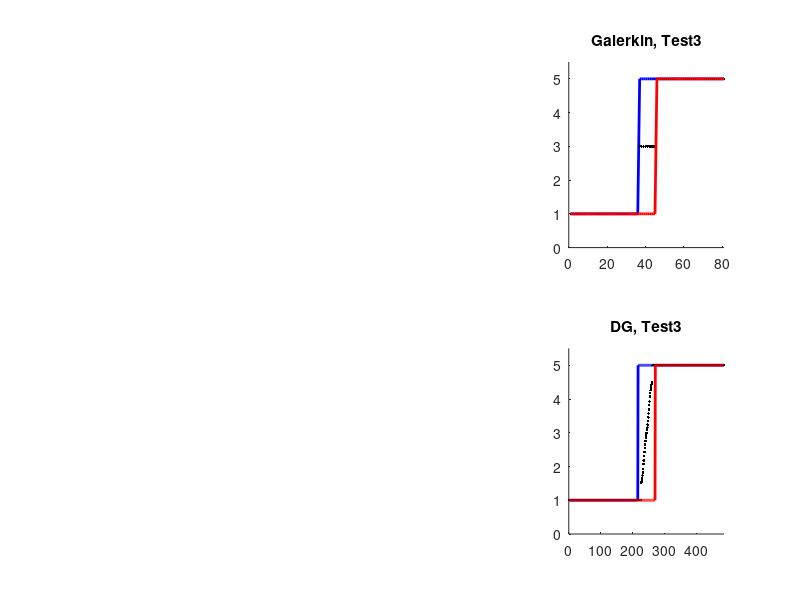

Write the MATLAB code that produced this figure.
function  Fce_abc
% Discontinuous galerkin, diffusion-reaction, piecewise linear functions
% (comparison with continuous Lagrange FEM)
% (0,L1) x (0,L2)
% boundary edges icluded !

% close all
clear all;
poradi_kresleni = 3; % choose the column in the figure

Uniform = 1; % 1=uniform or 0=nonuniform (so far 1 is working only)
toler = 1e1; % tolerance - not needed here; we only draw spectra and their bounds
max_steps = 500;
L1 = 1; L2 = 1; 
c_sigma = 2;  % sigma_p for the original problem ( >=2)
c_sigma_p = 2; % sigma_p for preconditioning problem ( >=2)

Nintervals = 10

NNN = ones(2,1)*Nintervals; % number of intervals in every direction (2D)
N1 = NNN(1); N2 = NNN(2); % number of intervals
x1 = linspace(0,L1,N1+1);
x2 = linspace(0,L2,N2+1);
if (Uniform==1) 
    h1 = L1/N1; h2 = L2/N2; 
    Ninner = (N1-1)*(N2-1);
end;
[X1,X2] = meshgrid(x1,x2);
[nodes,bnodes] = Nodes(N1,N2,L1,L2); % all nodes, including boundary nodes
elem = Elem(N1,N2,nodes);
Nele = max(size(elem))
Nnod = (N1+1)*(N2+1)
Nvox = N1*N2;  % number of pixels
more2few = More2Few(elem,Nele); % structure: elem, node_few
edge2elem = Edge2Elem(elem,Nele); 
% structure: n1,n2,e1,e2,n11,n12,n13,n21,n22,n23,m11,m12,m13,m21,m22,m23
pom = size(edge2elem);
Nedg = pom(1);
Ndof = 3*Nele;

% continuous Galerkin: ======================================
A = zeros(Nnod); % stiffness matrix
AP = A;
B = zeros(Nnod,1); % rhs
D1 = zeros(Nele,Nnod); % 2 matrices of derivatives in quadrature points (dx and dy)
D2 = zeros(Nele,Nnod);
upp1 = zeros(Nele,1);
low1 = zeros(Nele,1);
APcoord = zeros(Nele,3);
for kk = 1:Nele
    Apom = zeros(3);
    APpom = zeros(3);
    kde = elem(kk,1:3);
    nod = nodes(kde,:);
    dd = abs(det([nod(1,:)-nod(3,:);nod(2,:)-nod(3,:)]))/2;
    nod1 = [nod,ones(3,1)];
    der = inv(nod1);
    der = der(1:2,:); % d/dx, d/dy for 3 basis functions
    g = sum(nod)/3; % mass center
    aa = FA(g(1),g(2)); 
    aap = FAP(g(1),g(2));
    ff = FF(g(1),g(2));  
    rr = FR(g(1),g(2));
    rrp = FRP(g(1),g(2));    
    pom8 = [kk,kk+1*Nele];
    % derivatives [dxu1,0,dyu1]' and [0,dyu2,dxu2]' in all quad.points:    
    derr = [der(1,:);der(2,:)]; 
    pom = derr'*aa*derr;
    pomp = derr'*aap*derr;
    Apom = pom*dd + rr*[2,1,1;1,2,1;1,1,2]*h1*h2/24;  % ?correct
    APpom = pomp*dd + rrp*[2,1,1;1,2,1;1,1,2]*h1*h2/24;  % ?correct
    A(kde,kde) = A(kde,kde) + Apom;
    AP(kde,kde) = AP(kde,kde) + APpom;
    B(kde) = B(kde)+ff*dd/6;
    pom8 = sort(eig(Apom));  
    pom8p = sort(eig(APpom));  
    if (min(pom8)<-0.0001  || min(pom8p)<-0.0001) 
       disp('=========== chyba ============');  
       [pom8,pom8p]
       return; end;   
    pom9 = pinv(APpom)*Apom;   
    p9 = sort(real(eig(pom9)));
    if (abs(p9(1))<0.00001) low1(kk) = p9(2);
    else low1(kk) = p9(1); end;
    upp1(kk) = p9(end);
    APcoord(kk,:) = kde;
end;
low2 = zeros(Nnod,1)+1e8;;
upp2 = zeros(Nnod,1)-100;
APc1 = zeros(Nnod,3);
APc2 = APc1;
for kk = 1:Nele % 
    for j = 1:3
        s = elem(kk,j);
        if (low1(kk)<low2(s)) low2(s)=low1(kk); APc1(s,:) = APcoord(kk,:); end;       
        if (upp1(kk)>upp2(s)) upp2(s)=upp1(kk); APc2(s,:) = APcoord(kk,:); end;
    end;        
end;
for k = Nnod:-1:1 
if (bnodes(k)==1) A(k,:) = []; A(:,k) = []; B(k) = []; 
    AP(k,:) = []; AP(:,k) = []; 
    upp2(k) = []; low2(k) = [];
    APc1(k,:) = [];  APc2(k,:) = [];
end;
end;
% maybe better lower and upper bounds: 
 y = ContGalBounds(elem,Nele,Nnod,bnodes,low1,upp1,Ninner);
 low3 = y(1:Ninner,1);
 upp3 = y(1:Ninner,2);

%solution U:
U = A\B;
U1 = reshape(U,N1-1,N2-1);
U2 = zeros(N1+1,N2+1);
U2(2:N1,2:N2) = U1';
% subplot(2,2,1);
% surf(X1,X2,U2); 
% title('Cont G solution')
% view(15,15);

subplot(2,3,poradi_kresleni);
cla; hold on;
eigA = sort(real(eig(A)));
eigPA = sort(real(eig(inv(AP)*A)));
conditionA = max(eigA)/min(eigA)
conditionPA = max(eigPA)/min(eigPA)
plot(sort(upp2),'b','LineWidth',2);
plot(eigPA,'k.');
plot(sort(low2),'r','LineWidth',2);
axis([0,max(size(upp2)),0,max(upp2)+0.5])
% plot(low3(1:(N1-1)*(N2-1)),'k--');
% plot(upp3((N1-1)*(N2-1):-1:1),'k--');
k = 5;
ccc = strcat("Galerkin, Test ",num2str(poradi_kresleni))
title(ccc)
if (poradi_kresleni==2) legend('\gamma_{max}','\sigma(P_{G}^{-1}A_G)','\gamma_{min}');end;
conditionPAbound = max(upp2)/min(low2)

[x,flag,relres,iterPG]  = cgs(A,B,toler,max_steps,AP);
[x,flag,relres,iterG]  = cgs(A,B,toler,max_steps);
iteraceGaPG = [iterG,iterPG]


% discontinuous Galerkin: =============================================
ADG = zeros(Ndof); % DOFs - nodal values of disc. lin. function
APDG = ADG;
BDG = zeros(Ndof,1);
lower = zeros(Nedg,1);
upper = zeros(Nedg,1);
minAeig = 1e10;
maxAeig = -1;
for kk = 1:Nedg    
    Apom = zeros(6);
    APpom = zeros(6);
    p = edge2elem(kk,:);

% structure of a row: n1,n2,e1,e2,n11,n12,n13,n21,n22,n23,m11,m12,m13,m21,m22,m23
% (2 nodes, 2 elements (left, right), 
% 3 unique global numbers of nodes (left), 3 unique global numbers of nodes (right), 
% 3 longer global numbers of nodes (left), 3 longer global numbers of nodes (right))

    if (p(4)==0) % 1/3 of diffusion, reaction and F and both boundary integrals
        e1 = p(3);
        dof1 = p([11,12,13]); % nodesDG in first elem
        n1 = p([5,6,7]); % nodes in first elem
        point1 = nodes(n1,:);
        cen1 = sum(point1)/3;
        % element1 integral 1/3: 
        dd1 = abs(det([point1(1,:)-point1(3,:);point1(2,:)-point1(3,:)]))/2;
        nod1 = [point1,ones(3,1)];
        der1 = inv(nod1);
        derr1 = der1(1:2,:); % d/dx, d/dy for 3 basis functions
        aa1 = FA(cen1(1),cen1(2)); 
        ff1 = FF(cen1(1),cen1(2));
        pp1 = FAP(cen1(1),cen1(2));         
        pom1 = derr1'*aa1*derr1;  
        ADG(dof1,dof1) = ADG(dof1,dof1) + pom1*dd1/3;
        APDG(dof1,dof1) = APDG(dof1,dof1) + derr1'*pp1*derr1*dd1/3;
        BDG(dof1) = BDG(dof1) + ff1*dd1/6/3;
         Apom = pom1*dd1/3;
         APpom = derr1'*pp1*derr1*dd1/3;
        pom9 = pinv(APpom)*Apom;
        p9 = sort(real(eig(pom9)));
        lower(kk) = p9(2);
        upper(kk) = p9(end);
        
        % mass matrices: [2,1,1;1,2,1;1,1,2]*h^2/24;  % only ONE THIRD!
        rr1 = FR(cen1(1),cen1(2));    
        prr1 = FRP(cen1(1),cen1(2));    
        ADG(dof1,dof1) = ADG(dof1,dof1) + rr1*[2,1,1;1,2,1;1,1,2]*h1*h2/24/3;
        APDG(dof1,dof1) = APDG(dof1,dof1) + prr1*[2,1,1;1,2,1;1,1,2]*h1*h2/24/3;    
        Apom(1:3,1:3) = Apom(1:3,1:3) + rr1*[2,1,1;1,2,1;1,1,2]*h1*h2/24/3;    
        APpom(1:3,1:3) = APpom(1:3,1:3) + prr1*[2,1,1;1,2,1;1,1,2]*h1*h2/24/3;
         
        % edge integral:
        p1 = nodes(n1(1),:);
        p2 = nodes(n1(2),:);    
        de = norm(p2-p1); % edge length
        nor1 = p2 - p1;
        nor1 = [nor1(2),-nor1(1)];    
        nor1 = nor1/norm(nor1); % unit normal (directing to right)    
        flux1 = derr1'*aa1*nor1';       
        flux1p = derr1'*pp1*nor1';
        pom1 = [flux1]/2;    
        pom1p = [flux1p]/2;
        pom2 = [1,1,0]/2;
        flux = -(pom1*pom2+pom2'*pom1')*de; % co zde, + nebo - ????
        fluxP = -(pom1p*pom2+pom2'*pom1p')*de;  
        ADG([dof1],[dof1]) = ADG([dof1],[dof1]) + flux;
        APDG([dof1],[dof1]) = APDG([dof1],[dof1]) + fluxP; % !!!
        Apom = Apom + flux;    
        APpom = APpom + fluxP;  % !!!
 
        % penalty term:
        lam_aL = real(eig(aa1));        
        lam_pL = real(eig(pp1));        
        sigmaloc = 6/de*(max(lam_aL)^2/min(lam_aL) ) *  c_sigma;
        sigmaloc_p = 6/de*(max(lam_pL)^2/min(lam_pL) )  * c_sigma_p;    

        pom7 = [2,1;1,2]*de/6; % integrals of [[u]][[v]] 

        APDG([dof1(1:2)],[dof1(1:2)]) = APDG([dof1(1:2)],[dof1(1:2)])+pom7*sigmaloc_p; % !!!
        Apom([1,2],[1,2]) =  Apom([1,2],[1,2]) + pom7*sigmaloc;
        APpom([1,2],[1,2]) =  APpom([1,2],[1,2]) + pom7*sigmaloc_p;% !!!   
        
        % check of positivity:
        pom8 = sort(real(eig(Apom)));  
        pom8p = sort(real(eig(APpom)));  
        if (min(pom8)<-0.0000001  || min(pom8p)<-0.000001) 
        disp('=========== chyba ============'); 
        [pom8,pom8p]
        kk
        return; end;
        if (pom8(1)<minAeig) minAeig = pom8(1); end;
        if (pom8(end)>maxAeig) maxAeig = pom8(end); end;
        % eigen-bounds preparing: 
        pom9 = pinv(APpom)*Apom;
        p9 = sort(real(eig(pom9)));
        if (abs(p9(1))<0.000001) lower(kk) = p9(2);
        else lower(kk) = p9(1); end;
%       lower(kk) = p9(1);
        upper(kk) = p9(end);   
        continue;   
    end;
    n1 = edge2elem(kk,[5,6,7]); %elem(e1,:);   
    n2 = edge2elem(kk,[8,9,10]); %elem(e2,:);
    dof1 = edge2elem(kk,11:13); % 
    dof2 = edge2elem(kk,14:16); % 
    sdof1 = sort(dof1);
    sdof2 = sort(dof2);
    point1 = nodes(n1,:);
    point2 = nodes(n2,:);
    cen1 = sum(point1)/3;
    cen2 = sum(point2)/3;     
    % element1 integral 1/3:    
    dd1 = abs(det([point1(1,:)-point1(3,:);point1(2,:)-point1(3,:)]))/2;
    nod1 = [point1,ones(3,1)];
    der1 = inv(nod1);
    derr1 = der1(1:2,:); % d/dx, d/dy for 3 basis functions
    aa1 = FA(cen1(1),cen1(2)); 
    pp1 = FAP(cen1(1),cen1(2));
    ff1 = FF(cen1(1),cen1(2)); 
%     derr1 = [der1(1,:);der1(2,:)]; 
    pom1 = derr1'*aa1*derr1;
    pom1p = derr1'*pp1*derr1;
    ADG(dof1,dof1) = ADG(dof1,dof1) + pom1*dd1/3;
    APDG(dof1,dof1) = APDG(dof1,dof1) + pom1p*dd1/3;
    BDG(dof1) = BDG(dof1) + ff1*dd1/6/3;   
   % element2 integral 1/3:    
    dd2 = abs(det([point2(1,:)-point2(3,:);point2(2,:)-point2(3,:)]))/2;
    nod2 = [point2,ones(3,1)];
    der2 = inv(nod2);
    derr2 = der2(1:2,:); % d/dx, d/dy for 3 basis functions
    aa2 = FA(cen2(1),cen2(2)); 
    pp2 = FAP(cen2(1),cen2(2)); 
    ff2 = FF(cen2(1),cen2(2));
%     derr2 = [der2(1,:);der2(2,:)]; 
    pom2 = derr2'*aa2*derr2;
    pom2p = derr2'*pp2*derr2;
    ADG(dof2,dof2) = ADG(dof2,dof2) + pom2*dd2/3;
    APDG(dof2,dof2) = APDG(dof2,dof2) + pom2p*dd2/3;
    BDG(dof2) = BDG(dof2) + ff2*dd2/6/3;    
    Apom(1:3,1:3) = pom1*dd1/3;
    Apom(4:6,4:6) = pom2*dd2/3;
    APpom(1:3,1:3) = pom1p*dd1/3;
    APpom(4:6,4:6) = pom2p*dd2/3;  
   
  % mass matricces: [2,1,1;1,2,1;1,1,2]*h^2/24;  % only ONE THIRD!
    rr1 = FR(cen1(1),cen1(2));
    rr2 = FR(cen2(1),cen2(2));
    prr1 = FRP(cen1(1),cen1(2));
    prr2 = FRP(cen2(1),cen2(2));
    ADG(dof1,dof1) = ADG(dof1,dof1) + rr1*[2,1,1;1,2,1;1,1,2]*h1*h2/24/3;
    ADG(dof2,dof2) = ADG(dof2,dof2) + rr2*[2,1,1;1,2,1;1,1,2]*h1*h2/24/3;
    APDG(dof1,dof1) = APDG(dof1,dof1) + prr1*[2,1,1;1,2,1;1,1,2]*h1*h2/24/3;
    APDG(dof2,dof2) = APDG(dof2,dof2) + prr2*[2,1,1;1,2,1;1,1,2]*h1*h2/24/3;
    Apom(1:3,1:3) = Apom(1:3,1:3) + rr1*[2,1,1;1,2,1;1,1,2]*h1*h2/24/3;
    Apom(4:6,4:6) = Apom(4:6,4:6) + rr2*[2,1,1;1,2,1;1,1,2]*h1*h2/24/3;
    APpom(1:3,1:3) = APpom(1:3,1:3) + prr1*[2,1,1;1,2,1;1,1,2]*h1*h2/24/3;
    APpom(4:6,4:6) = APpom(4:6,4:6) + prr2*[2,1,1;1,2,1;1,1,2]*h1*h2/24/3;    
       
  % edge integral:
    p1 = nodes(n1(1),:);
    p2 = nodes(n1(2),:);    
    de = norm(p2-p1); % edge length
    nor1 = p2 - p1;
    nor1 = [nor1(2),-nor1(1)];    
    nor1 = nor1/norm(nor1); % unit normal (directing to right)
    
    flux1 = derr1'*aa1*nor1';
    flux2 = derr2'*aa2*nor1';
    flux1p = derr1'*pp1*nor1';
    flux2p = derr2'*pp2*nor1';
    pom1 = [flux1;flux2]/2;    
    pom1p = [flux1p;flux2p]/2;
    pom2 = [1,1,0,-1,-1,0]/2;
    flux = -(pom1*pom2+pom2'*pom1')*de; % co zde, + nebo - ????
    fluxP = -(pom1p*pom2+pom2'*pom1p')*de;    
    
    ADG([dof1,dof2],[dof1,dof2]) = ADG([dof1,dof2],[dof1,dof2]) + flux;
      APDG([dof1,dof2],[dof1,dof2]) = APDG([dof1,dof2],[dof1,dof2]) + fluxP; % !!!
    Apom = Apom + flux;    
      APpom = APpom + fluxP;  % !!!

  % penalty term:
  lam_aL = real(eig(aa1));
  lam_aR = real(eig(aa2));
  lam_pL = real(eig(pp1));
  lam_pR = real(eig(pp2));
  sigmaloc = 3/de*(max(lam_aL)^2/min(lam_aL) + max(lam_aR)^2/min(lam_aR)) * c_sigma;
  sigmaloc_p = 3/de*(max(lam_pL)^2/min(lam_pL) + max(lam_pR)^2/min(lam_pR))  * c_sigma_p;

    pom7 = [2,1,-2,-1;1,2,-1,-2;-2,-1,2,1;-1,-2,1,2]*de/6; % integrals of [[u]][[v]]   

    ADG([dof1(1:2),dof2(1:2)],[dof1(1:2),dof2(1:2)]) = ...
        ADG([dof1(1:2),dof2(1:2)],[dof1(1:2),dof2(1:2)])+pom7*sigmaloc;
    APDG([dof1(1:2),dof2(1:2)],[dof1(1:2),dof2(1:2)]) = ...
        APDG([dof1(1:2),dof2(1:2)],[dof1(1:2),dof2(1:2)])+pom7*sigmaloc_p; % !!!
    Apom([1,2,4,5],[1,2,4,5]) =  Apom([1,2,4,5],[1,2,4,5]) + pom7*sigmaloc;
    APpom([1,2,4,5],[1,2,4,5]) =  APpom([1,2,4,5],[1,2,4,5]) + pom7*sigmaloc_p;% !!!   
    
    % check of positivity:
    pom8 = sort(real(eig(Apom)));  
    pom8p = sort(real(eig(APpom)));  
    if (min(pom8)<-0.0000001  || min(pom8p)<-0.000001) 
       disp('=========== chyba ============'); 
       [pom8,pom8p]
       kk
       return; end;
   if (pom8(1)<minAeig) minAeig = pom8(1); end;
   if (pom8(end)>maxAeig) maxAeig = pom8(end); end;
   % eigen-bounds preparing: 
   pom9 = pinv(APpom)*Apom;
   p9 = sort(real(eig(pom9)));
   if (abs(p9(1))<0.00001) lower(kk) = p9(2);
   else lower(kk) = p9(1); end;
   if (abs(p9(2))<0.00001) lower(kk) = p9(3); end;   
%    lower(kk) = p9(1);
   upper(kk) = p9(end);   
end;

pom6 = zeros(Ndof,1);
for kk = 1:Nedg    
    if (bnodes(edge2elem(kk,5))==1) pom6(edge2elem(kk,11))=1; end;
    if (bnodes(edge2elem(kk,6))==1) pom6(edge2elem(kk,12))=1; end;
    if (bnodes(edge2elem(kk,7))==1) pom6(edge2elem(kk,13))=1; end;
   if (edge2elem(kk,4)>0)
    if (bnodes(edge2elem(kk,8))==1) pom6(edge2elem(kk,14))=1; end;
    if (bnodes(edge2elem(kk,9))==1) pom6(edge2elem(kk,15))=1; end;
    if (bnodes(edge2elem(kk,10))==1) pom6(edge2elem(kk,16))=1; end;
   end;     
end;
for kk = Ndof:-1:1
    if pom6(kk)==1
        ADG(:,kk) = [];
        ADG(kk,:) = [];
        APDG(:,kk) = [];
        APDG(kk,:) = [];
        BDG(kk) = [];
    end;
end;
% DG solution
UDG = ADG\BDG;
UDG1 = pom6*0;
UDG1(pom6<1) = UDG;

% subplot(2,2,3); % DG solution
% drawDG(UDG1,nodes,edge2elem) 
% view(15,15);
% title('DG solution');
PreDG = inv(APDG)*ADG;
eigADG = sort(real(eig(ADG)));
eigPDG = sort(real(eig(PreDG)));
conditionADG = eigADG(end)/eigADG(1)

PreDG = inv(APDG)*ADG;
conditionPPP_ADG = eigPDG(end)/eigPDG(1)




% eigen-bounds:
elower = zeros(Ndof,1)+1e8;
eupper = zeros(Ndof,1)-1;
for kk = 1:Nedg
    p = edge2elem(kk,:);
    c1 = lower(kk);
    c2 = upper(kk);    
    for jj = 11:13        
        if (c1<elower(p(jj))) elower(p(jj)) = c1; end;
        if (c2>eupper(p(jj))) eupper(p(jj)) = c2; end;        
    end;
    if (p(4)>0)
        for jj = 14:16        
        if (c1<elower(p(jj))) elower(p(jj)) = c1; end;
        if (c2>eupper(p(jj))) eupper(p(jj)) = c2; end;        
    end;
    end;
end;
for kk = Ndof:-1:1
    if pom6(kk)==1
        elower(kk) = [];
        eupper(kk) = [];
    end;
end;

subplot(2,3,poradi_kresleni+3);
cla; hold on;

plot(sort(eupper),'b','LineWidth',2);
plot(eigPDG,'k.');
plot(sort(elower),'r','LineWidth',2);
axis([0,max(size(eupper)),0,max(eupper)+0.5])
ccc = strcat("DG, Test ",num2str(poradi_kresleni));
title(ccc);
if (poradi_kresleni==2) 
    legend('\gamma_{max}','\sigma(P_{DG}^{-1}A_{DG})','\gamma_{min}');end;

conditionPPP_ADG_bound = max(eupper)/min(elower)
tic;
[x,flag,relres,iterPDG]  = cgs(ADG,BDG,toler,max_steps,APDG);
casPDG = toc;
tic;
[x,flag,relres,iterDG]  = cgs(ADG,BDG,toler,max_steps);
casDG = toc;
iterDGandPDG = [iterDG,iterPDG]
timeDGandPDG = [casDG,casPDG]

Ginfo = [conditionA,conditionPA,conditionPAbound]
iterG = iteraceGaPG
DGinfo = [conditionADG,conditionPPP_ADG,conditionPPP_ADG_bound]
iterDG = iterDGandPDG
timeDGandPDG



%============================================================
%============================================================
%============================================================
%============================================================

function y = FA(x1,x2) % diffusion coefficient
% y = [3.01+3*sin(x1*x2*pi)/1,0;0,1.01+sin(x1*x2*pi)/1];
y = [1,0;0,1];
if (x1>0.5) y = [5,0;0,5]; end;
% y = [1,0;0,1];
% if ((x1-0.5)^2+(x2-0.5)^2<0.1) y = [1,0;0,1]*2; end;

function y = FAP(x1,x2) % preconditioning diffusion coefficient
y = [3,0;0,1];
y = [1,0;0,1];

function y = FR(x1,x2) % reaction coefficient
y = 0;

function y = FRP(x1,x2) % reaction coefficient
y = 0;

function y = FF(x1,x2) % right hand side
y = 10;

function [nodes,bnodes] = Nodes(N1,N2,L1,L2)
NN = (N1+1)*(N2+1);
h1 = L1/N1; h2 = L2/N2; 
nodes = zeros(NN,2);
bnodes = zeros(NN,1);
j = 1;
for k2 = 1:N2+1
    for k1 = 1:N1+1        
            nodes(j,:) = [(k1-1)*h1,(k2-1)*h2];
            if (k1==1 || k1==N1+1 || k2==1 || k2==N2+1)
            bnodes(j) = 1; end;
            j = j+1;
    end;
end;

function elem = Elem(N1,N2,nodes)
NN = N1*N2;
elem = zeros(2*NN,3);
j = 1;
for k2 = 1:N2
    for k1 = 1:N1
        p = (k2-1)*(N1+1)+k1; % lower left corner
            elem(j,:) = [p,p+1,p+N1+2]; 
            elem(j+1,:) = [p,p+N1+1,p+N1+2];
            j = j+2;
    end;
end;

function y = Edge2Elem(elem,Nele)
edge2elem = zeros(1,16); 
% structure: n1,n2,e1,e2,n11,n12,n13,n21,n22,n23,m11,m12,m13,m21,m22,m23
m = 1;
for kk = 1:Nele
    pp = elem(kk,:);
    p = [pp(1),pp(2)];
    moren = zeros(1,6);
    kam = 1;    
    for k3 = 1:m % already exists
        if ((edge2elem(k3,1)==p(1)&&(edge2elem(k3,2)==p(2)))) kam=2; break; end;
    end; 
    if (kam==1) 
        moren = [kk*3-2,kk*3-1,kk*3,0,0,0];
        newedge = [p(1),p(2),kk,0,pp(1),pp(2),pp(3),0,0,0,moren];
        edge2elem = [edge2elem;newedge]; 
        m = m+1;
    else edge2elem(k3,[4,8,9,10,14,15,16]) = [kk,pp(1),pp(2),pp(3),kk*3-2,kk*3-1,kk*3]; 
    end; 
    
    p = [pp(1),pp(3)];
    kam = 1;    
    for k3 = 1:m % already exists
        if ((edge2elem(k3,1)==p(1)&&(edge2elem(k3,2)==p(2)))) kam=2; break; end;
    end; 
    if (kam==1) 
        moren = [kk*3-2,kk*3,kk*3-1,0,0,0];
        newedge = [p(1),p(2),kk,0,pp(1),pp(3),pp(2),0,0,0,moren];
        edge2elem = [edge2elem;newedge]; 
        m = m+1;
    else edge2elem(k3,[4,8,9,10,14,15,16]) = [kk,pp(1),pp(3),pp(2),kk*3-2,kk*3,kk*3-1]; 
    end;   
    
    p = [pp(2),pp(3)];
    kam = 1;    
    for k3 = 1:m % already exists
        if ((edge2elem(k3,1)==p(1)&&(edge2elem(k3,2)==p(2)))) kam=2; break; end;
    end; 
    if (kam==1) 
        moren = [kk*3-1,kk*3,kk*3-2,0,0,0];
        newedge = [p(1),p(2),kk,0,pp(2),pp(3),pp(1),0,0,0,moren];
        edge2elem = [edge2elem;newedge]; 
        m = m+1;
    else edge2elem(k3,[4,8,9,10]) = [kk,pp(2),pp(3),pp(1),kk*3-1,kk*3,kk*3-2]; 
    end; 
end;
edge2elem(1,:) = [];
y = edge2elem;

function y = More2Few(elem,Nele)
more2few = zeros(3*Nele,2); % structure: elem, node_few
for kk = 1:Nele
    pom = elem(kk,:);
    w = [kk*3-2,kk*3-1,kk*3];
    more2few(w,:) = [kk,kk,kk;w]';    
end;
y = more2few;

function y = ContGalBounds(elem,Nele,Nnod,bnodes,low1,upp1,Ninner)
% better lower bounds:
low3 = zeros(Nnod,1);
elem_eig = elem;
for kk = 1:Nele
    for jj = 1:3
        if (bnodes(elem_eig(kk,jj))>0) elem_eig(kk,jj)=0; end;
    end;
    if (sum(elem_eig(kk,:))==0) low1(kk)=100000; upp1(kk)=-1; end;
end;
% low1
% return
for jj = 1:Nnod       
    [vL,eL] = min(low1);
    low3(jj) = vL;
    pom = elem_eig(eL,:);
    [n1,c] = max(pom);
    for kk = 1:Nele
        for mm = 1:3
            if (elem_eig(kk,mm)==n1) elem_eig(kk,mm)=0; end            
        end;
        if (sum(elem_eig(kk,:))==0) low1(kk)=1e9; end;
    end;
%     [low1,elem_eig];
end;
% better lower bounds:
upp3 = zeros(Nnod,1);
elem_eig = elem;
for kk = 1:Nele
    for jj = 1:3
        if (bnodes(elem_eig(kk,jj))>0) elem_eig(kk,jj)=0; end;
    end;
    if (sum(elem_eig(kk,:))==0) upp1(kk)=-10000000; upp1(kk)=-1; end;
end;
ccc = [upp1,elem_eig];
for jj = 1:Nnod       
    [vU,eU] = max(upp1);
    upp3(jj) = vU;
    pom = elem_eig(eU,:);
    [n1,c] = max(pom);
    for kk = 1:Nele
        for mm = 1:3
            if (elem_eig(kk,mm)==n1) elem_eig(kk,mm)=0; end            
        end;
        if (sum(elem_eig(kk,:))==0) upp1(kk)=-1e9; end;
    end;
%     [upp1,elem_eig];
end;
y = [low3,upp3];

function y = drawDG(UDG1,nodes,edge2elem) 
n = max(size(edge2elem));
cla; hold on;
for kk = 1:n
    n1 = edge2elem(kk,5:7);
    dof1 = edge2elem(kk,11:13);
    p1 = nodes(n1,:);
    x1 = p1(:,1);
    y1 = p1(:,2);    
    z1 = UDG1(dof1);
    surf([x1(1),x1(2);x1(3),x1(3)],[y1(1),y1(2);y1(3),y1(3)],[z1(1),z1(2);z1(3),z1(3)])
end;

